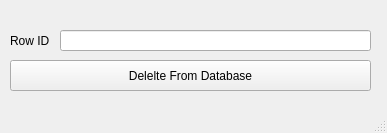
<?xml version="1.0" encoding="UTF-8"?>
<ui version="4.0">
 <class>delete_from_animal_db</class>
 <widget class="QMainWindow" name="delete_from_animal_db">
  <property name="geometry">
   <rect>
    <x>0</x>
    <y>0</y>
    <width>387</width>
    <height>133</height>
   </rect>
  </property>
  <property name="windowTitle">
   <string>DELETE from Animals</string>
  </property>
  <widget class="QWidget" name="centralwidget">
   <widget class="QLabel" name="row_id_label">
    <property name="geometry">
     <rect>
      <x>10</x>
      <y>30</y>
      <width>61</width>
      <height>21</height>
     </rect>
    </property>
    <property name="text">
     <string>Row ID</string>
    </property>
   </widget>
   <widget class="QPushButton" name="delete_from_animal_db_button">
    <property name="geometry">
     <rect>
      <x>10</x>
      <y>60</y>
      <width>361</width>
      <height>31</height>
     </rect>
    </property>
    <property name="text">
     <string>Delelte From Database</string>
    </property>
   </widget>
   <widget class="QLineEdit" name="row_id_entry_for_delete">
    <property name="geometry">
     <rect>
      <x>60</x>
      <y>30</y>
      <width>311</width>
      <height>21</height>
     </rect>
    </property>
   </widget>
  </widget>
  <widget class="QMenuBar" name="menubar">
   <property name="geometry">
    <rect>
     <x>0</x>
     <y>0</y>
     <width>387</width>
     <height>21</height>
    </rect>
   </property>
  </widget>
  <widget class="QStatusBar" name="statusbar"/>
 </widget>
 <resources/>
 <connections/>
</ui>
